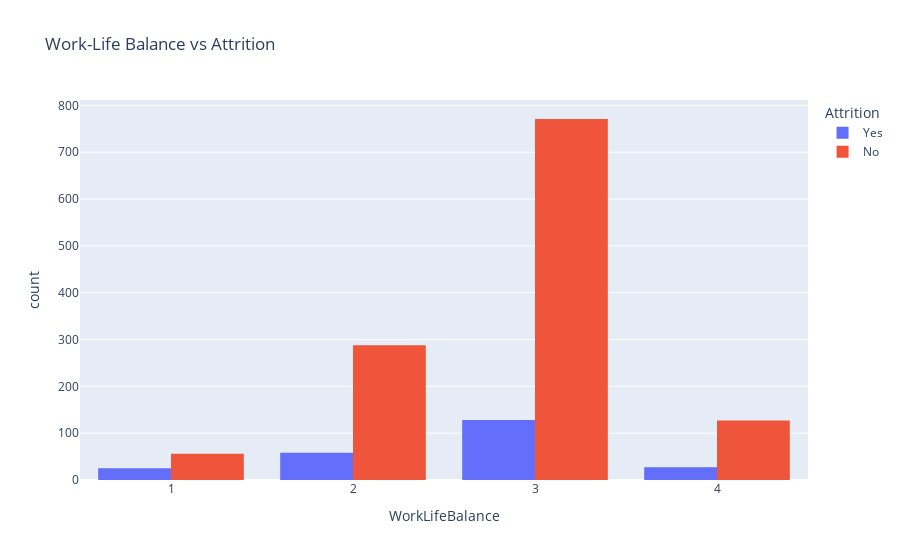

Notebook code for this chart:
### Markdown cell above
### Work-Life Balance

### Code cell
px.histogram(df, x="WorkLifeBalance", color="Attrition", barmode="group", title="Work-Life Balance vs Attrition").show()

### Figure 1 — Plotly figure (JSON) as saved in the notebook; plotly's stock layout.template omitted (floating-point values rounded to 4 significant figures; data arrays with more than 128 entries replaced by an {"elided": "..."} marker saying what was removed)
{"data": [{"alignmentgroup": "True", "bingroup": "x", "hovertemplate": "Attrition=Yes<br>WorkLifeBalance=%{x}<br>count=%{y}<extra></extra>", "legendgroup": "Yes", "marker": {"color": "#636efa", "pattern": {"shape": ""}}, "name": "Yes", "offsetgroup": "Yes", "orientation": "v", "showlegend": true, "type": "histogram", "x": {"elided": "238 int values"}, "xaxis": "x", "yaxis": "y"}, {"alignmentgroup": "True", "bingroup": "x", "hovertemplate": "Attrition=No<br>WorkLifeBalance=%{x}<br>count=%{y}<extra></extra>", "legendgroup": "No", "marker": {"color": "#EF553B", "pattern": {"shape": ""}}, "name": "No", "offsetgroup": "No", "orientation": "v", "showlegend": true, "type": "histogram", "x": {"elided": "1242 int values"}, "xaxis": "x", "yaxis": "y"}], "layout": {"barmode": "group", "legend": {"title": {"text": "Attrition"}, "tracegroupgap": 0}, "title": {"text": "Work-Life Balance vs Attrition"}, "xaxis": {"anchor": "y", "domain": [0, 1], "title": {"text": "WorkLifeBalance"}}, "yaxis": {"anchor": "x", "domain": [0, 1], "title": {"text": "count"}}}}
